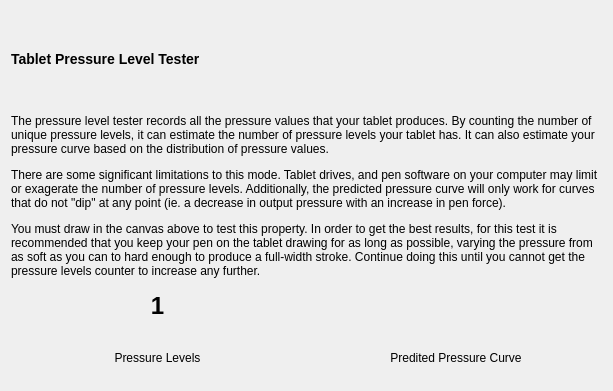
<?xml version="1.0" encoding="UTF-8"?>
<ui version="4.0">
 <class>PressureLevelTester</class>
 <widget class="QWidget" name="PressureLevelTester">
  <property name="geometry">
   <rect>
    <x>0</x>
    <y>0</y>
    <width>613</width>
    <height>391</height>
   </rect>
  </property>
  <property name="sizePolicy">
   <sizepolicy hsizetype="Preferred" vsizetype="Preferred">
    <horstretch>0</horstretch>
    <verstretch>1</verstretch>
   </sizepolicy>
  </property>
  <property name="windowTitle">
   <string>Form</string>
  </property>
  <layout class="QVBoxLayout" name="verticalLayout">
   <item>
    <widget class="QLabel" name="title">
     <property name="text">
      <string>&lt;h3&gt;Tablet Pressure Level Tester&lt;/h3&gt;</string>
     </property>
    </widget>
   </item>
   <item>
    <widget class="QLabel" name="description">
     <property name="text">
      <string>&lt;p&gt;The pressure level tester records all the pressure values that your tablet produces. By counting the number of unique pressure levels, it can estimate the number of pressure levels your tablet has. It can also estimate your pressure curve based on the distribution of pressure values.&lt;/p&gt;
&lt;p&gt;There are some significant limitations to this mode. Tablet drives, and pen software on your computer may limit or exagerate the number of pressure levels. Additionally, the predicted pressure curve will only work for curves that do not &quot;dip&quot; at any point (ie. a decrease in output pressure with an increase in pen force).&lt;/p&gt;
&lt;p&gt;You must draw in the canvas above to test this property. In order to get the best results, for this test it is recommended that you keep your pen on the tablet drawing for as long as possible, varying the pressure from as soft as you can to hard enough to produce a full-width stroke. Continue doing this until you cannot get the pressure levels counter to increase any further.&lt;/p&gt;</string>
     </property>
     <property name="wordWrap">
      <bool>true</bool>
     </property>
    </widget>
   </item>
   <item>
    <layout class="QGridLayout" name="gridLayout">
     <item row="1" column="0">
      <widget class="QLabel" name="pressureLevelsLabel">
       <property name="text">
        <string>Pressure Levels</string>
       </property>
       <property name="alignment">
        <set>Qt::AlignCenter</set>
       </property>
      </widget>
     </item>
     <item row="0" column="0">
      <widget class="QLabel" name="pressureLevels">
       <property name="sizePolicy">
        <sizepolicy hsizetype="Preferred" vsizetype="Preferred">
         <horstretch>0</horstretch>
         <verstretch>0</verstretch>
        </sizepolicy>
       </property>
       <property name="text">
        <string notr="true">&lt;h1&gt;1&lt;/h1&gt;</string>
       </property>
       <property name="alignment">
        <set>Qt::AlignCenter</set>
       </property>
      </widget>
     </item>
     <item row="1" column="1">
      <widget class="QLabel" name="chartLabel">
       <property name="text">
        <string>Predited Pressure Curve</string>
       </property>
       <property name="alignment">
        <set>Qt::AlignCenter</set>
       </property>
      </widget>
     </item>
    </layout>
   </item>
  </layout>
 </widget>
 <resources/>
 <connections/>
</ui>
